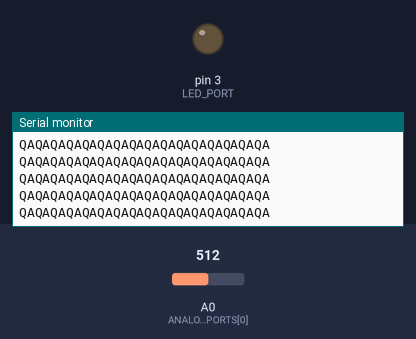
This sketch was run on a simulated Arduino Uno, built with avr-gcc and run on an emulated ATmega328P. On the bench: output pins drawn as LEDs (lit = HIGH), the last lines printed to the serial monitor. Inputs (shaded band) come from the test bench; at power-on: A0 (ANALOG_PORTS[0]) = 512.

Above: at 1.2 s.
1.3 s: A0 (ANALOG_PORTS[0]) set to 716
At 1.51 s:
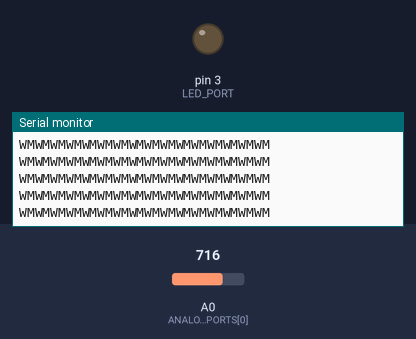
2.8 s: A0 (ANALOG_PORTS[0]) set to 900
At 5.95 s:
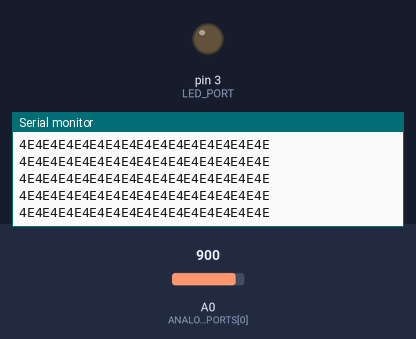

Measured:
- after the input at 1.3 s, the serial monitor: prints a new line at once (image 1)
- after the input at 2.8 s, the serial monitor: prints a new line at once (image 2)

The sketch:

analog_monitor_1.ino
```cpp
/**
   MONITOR INPUT ANALOGICI
*/

// Serial port settings
const int BAUD_RATE_9600 = 9600;
const int BAUD_RATE_14400 = 14400;
const int BAUD_RATE_19200 = 19200;
const int BAUD_RATE_28800 = 28800;
const int BAUD_RATE_38400 = 38400;
const int BAUD_RATE_56K = 57600;

const long SERIAL_BAUD_RATE = 1000000;
const int ANALOG_PORTS[1] = {A0};

const int LED_PORT = 3;

const int NUMBER_OF_SAMPLES = 16;
const int SAMPLE_SIZE = 2;
const char ENCODING_ALPHABET[] = {
  'A', 'B', 'C', 'D', 'E', 'F', 'G', 'H',
  'I', 'J', 'K', 'L', 'M', 'N', 'O', 'P',
  'Q', 'R', 'S', 'T', 'U', 'V', 'W', 'X',
  'Y', 'Z', '2', '3', '4', '5', '6', '7'
};


// Loop delay
const int TX_LOOP_DELAY_MICROSECONDS = 122; // ~ 8192 Khz freq. campionamento
int TX_LOOP_DELAY_MICROSECONDS_MULTIPLIER = 8;

// Sample counter and buffer
int samples = 0;
const int SAMPLE_BUFFER_SIZE = NUMBER_OF_SAMPLES * SAMPLE_SIZE + 1;
char sampleBuffer[SAMPLE_BUFFER_SIZE];

/**
   Main setup procedure
*/
void setup() {
  Serial.begin(SERIAL_BAUD_RATE);
  portSetup();
}


int numberOfPorts() {
  return sizeof(ANALOG_PORTS) / sizeof(ANALOG_PORTS[0]);
}

/*
   Input/Outpurt ports setup
*/
void portSetup() {

  // Configurazione porte analogiche
  int i;
  for (i = 0; i < numberOfPorts(); i++) {
    pinMode(ANALOG_PORTS[i], INPUT);
  }

  // Pin digitali
  pinMode(LED_PORT, OUTPUT);

  pinMode(10, INPUT);
  pinMode(11, INPUT);

}

/**

*/
void resetBuffer() {
  samples = 0;
}

/**
   Encode integer samples < 1024
   Encode integer samples in two "ascii digits"
   similar to
*/
char *encodeSample(int s) {
  static char es[2];
  es[0] = ENCODING_ALPHABET[s / 32];
  es[1] = ENCODING_ALPHABET[s % 32];
  return es;
}

/**
   Write data in the proper position
*/
void appendToBuffer(char *s) {
  samples++;
  sampleBuffer[2 * (samples - 1)] = s[0];
  sampleBuffer[2 * (samples - 1) + 1] = s[1];
}

/**
   Send data if buffer is full, then reset
*/
void sendBufferIfFull() {
  if (samples == NUMBER_OF_SAMPLES) {
    sampleBuffer[SAMPLE_BUFFER_SIZE - 1] = '\n';
    Serial.write(sampleBuffer, SAMPLE_BUFFER_SIZE);
    resetBuffer();
  }
}

/**
   Main line
*/
void loop() {

  int data[numberOfPorts()];
  int i, ms1, ms2, msdelta;
  int s;

  ms1 = micros();

  s = analogRead(ANALOG_PORTS[0]);

  char * bs = encodeSample(s);
  appendToBuffer(bs);

  sendBufferIfFull();

  ms2 = micros();
  msdelta = ms2 - ms1;
  int loopDelay = TX_LOOP_DELAY_MICROSECONDS * TX_LOOP_DELAY_MICROSECONDS_MULTIPLIER;
  if ((msdelta > 0) && (msdelta < loopDelay)) {
    delayMicroseconds(loopDelay - msdelta);
  }

}
```
